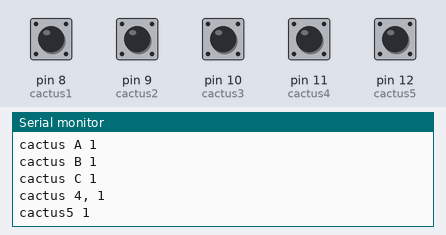
The sketch below on a simulated Arduino Uno, built with avr-gcc and run on an emulated ATmega328P. Parts: the last lines printed to the serial monitor. Inputs (shaded band) come from the test bench; at power-on: pin 8 (cactus1), pin 9 (cactus2), pin 10 (cactus3), pin 11 (cactus4), pin 12 (cactus5) HIGH.

Above: at 1.2 s.
1.3 s: pin 8 (cactus1) pulled LOW for 0.15 s
At 2.0 s:
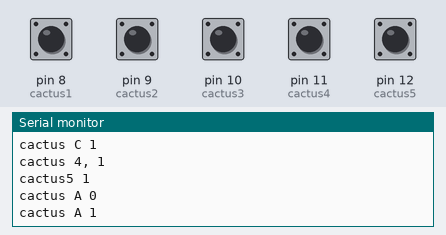
2.9 s: pin 9 (cactus2) pulled LOW for 0.15 s
At 4.2 s:
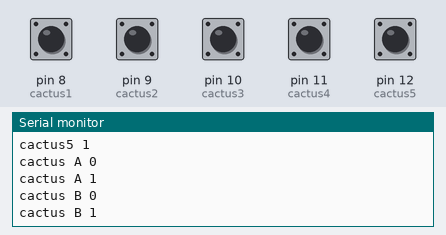
4.5 s: pin 10 (cactus3) pulled LOW for 0.15 s
At 5.7 s:
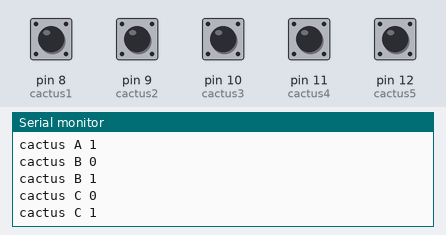
6.1 s: pin 11 (cactus4) pulled LOW for 0.15 s
At 6.9 s:
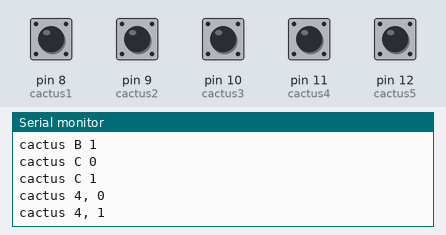
7.7 s: pin 12 (cactus5) pulled LOW for 0.15 s
At 9.3 s:
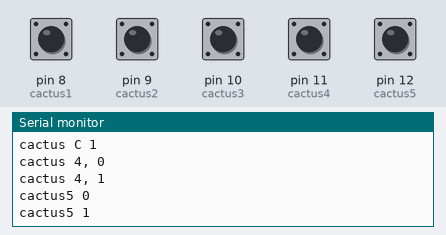

The sketch:

_10_cactus1511.ino
```cpp
//#10 cactus
int cactus1 = 8;
int cactus2 = 9;
int cactus3 = 10;
int cactus4 = 11;
int cactus5 = 12;
int au1;
int au2;
int au3;
int au4;
int au5;
int oldau1;
int oldau2;
int oldau3;
int oldau4;
int oldau5;

void setup() {
  // put your setup code here, to run once:
//#10 Cactus
  pinMode (cactus1, INPUT_PULLUP);
  pinMode (cactus2, INPUT_PULLUP);
  pinMode (cactus3, INPUT_PULLUP);
  pinMode (cactus4, INPUT_PULLUP);
  pinMode (cactus5, INPUT_PULLUP);
  Serial.begin(9600);
}

void loop() {
  // put your main code here, to run repeatedly:
 cactus();
}


void cactus() {

  au1 = digitalRead(cactus1);
  if (au1 != oldau1) {
    if (au1 == HIGH) {
      Serial.println("cactus A 1");
    }
    else {
      Serial.println("cactus A 0");
    }
    oldau1 = au1;
  }

  au2 = digitalRead(cactus2);
  if (au2 != oldau2) {
    if (au2 == HIGH) {
      Serial.println("cactus B 1");
    }
    else {
      Serial.println("cactus B 0");
    }
    oldau2 = au2;
  }

  au3 = digitalRead(cactus3);
  if (au3 != oldau3) {
    if (au3 == HIGH) {
      Serial.println("cactus C 1");
    }
    else {
      Serial.println("cactus C 0");
    }
    oldau3 = au3;
  }

  au4 = digitalRead(cactus4);
  if (au4 != oldau4) {
    if (au4 == HIGH) {
      Serial.println("cactus 4, 1");
    }
    else {
      Serial.println("cactus 4, 0");
    }
    oldau4 = au4;
  }

  au5 = digitalRead(cactus5);
  if (au5 != oldau5) {
    if (au5 == HIGH) {
      Serial.println("cactus5 1");
    }
    else {
      Serial.println("cactus5 0");
    }
    oldau5 = au5;
  }
}
```

Measured:
- after the input at 1.3 s, the serial monitor: prints a new line at once (image 1)
- after the input at 2.9 s, the serial monitor: prints a new line at once (image 2)
- after the input at 4.5 s, the serial monitor: prints a new line at once (image 3)
- after the input at 6.1 s, the serial monitor: prints a new line at once (image 4)
- after the input at 7.7 s, the serial monitor: prints a new line at once (image 5)
